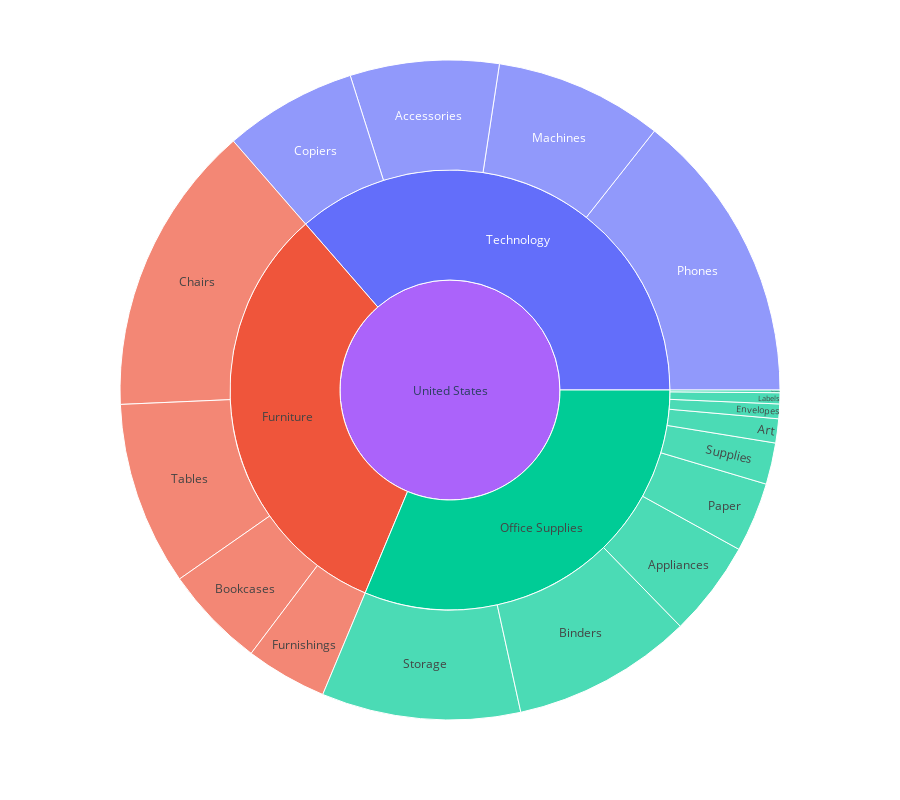

Notebook code cell kept with this figure:
### Markdown cell above
### Here we observe the profit of the losses with respect ot each of the sub categories

we observe that Table, Bookcases and Fasteneers are in loss wheres the Coplers sub category has the highes amount of profit

### Code cell
fig=px.sunburst(df,path=['Country','Category','Sub-Category'],values='Sales',color='Category',hover_data=['Sales','Quantity','Profit'])
fig.update_layout(height=800)
fig.show()

### Figure 1 — Plotly figure (JSON) as saved in the notebook; plotly's stock layout.template omitted (floating-point values rounded to 4 significant figures)
{"data": [{"branchvalues": "total", "customdata": [[167400.0, "(?)", "(?)", "Technology"], [328400.0, "(?)", "(?)", "Furniture"], [203400.0, "(?)", "(?)", "Office Supplies"], [12490.0, "(?)", "(?)", "Office Supplies"], [107500.0, "(?)", "(?)", "Office Supplies"], [114900.0, "(?)", "(?)", "Furniture"], [719000.0, "(?)", "(?)", "Office Supplies"], [742000.0, "(?)", "(?)", "Furniture"], [207000.0, "(?)", "(?)", "Furniture"], [46670.0, "(?)", "(?)", "Office Supplies"], [223800.0, "(?)", "(?)", "Office Supplies"], [330000.0, "(?)", "(?)", "Technology"], [78480.0, "(?)", "(?)", "Office Supplies"], [91710.0, "(?)", "(?)", "Furniture"], [3024.0, "(?)", "(?)", "Office Supplies"], [149500.0, "(?)", "(?)", "Technology"], [27120.0, "(?)", "(?)", "Office Supplies"], [2297000.0, "(?)", "(?)", "(?)"], [189200.0, "(?)", "(?)", "Technology"], [836200.0, "(?)", "(?)", "Technology"], [16480.0, "(?)", "(?)", "Office Supplies"]], "domain": {"x": [0, 1], "y": [0, 1]}, "hovertemplate": "labels=%{label}<br>Sales=%{customdata[0]}<br>parent=%{parent}<br>id=%{id}<br>Quantity=%{customdata[1]}<br>Profit=%{customdata[2]}<br>Category=%{customdata[3]}<extra></extra>", "ids": ["United States/Technology/Accessories", "United States/Furniture/Chairs", "United States/Office Supplies/Binders", "United States/Office Supplies/Labels", "United States/Office Supplies/Appliances", "United States/Furniture/Bookcases", "United States/Office Supplies", "United States/Furniture", "United States/Furniture/Tables", "United States/Office Supplies/Supplies", "United States/Office Supplies/Storage", "United States/Technology/Phones", "United States/Office Supplies/Paper", "United States/Furniture/Furnishings", "United States/Office Supplies/Fasteners", "United States/Technology/Copiers", "United States/Office Supplies/Art", "United States", "United States/Technology/Machines", "United States/Technology", "United States/Office Supplies/Envelopes"], "labels": ["Accessories", "Chairs", "Binders", "Labels", "Appliances", "Bookcases", "Office Supplies", "Furniture", "Tables", "Supplies", "Storage", "Phones", "Paper", "Furnishings", "Fasteners", "Copiers", "Art", "United States", "Machines", "Technology", "Envelopes"], "marker": {"colors": ["#636efa", "#EF553B", "#00cc96", "#00cc96", "#00cc96", "#EF553B", "#00cc96", "#EF553B", "#EF553B", "#00cc96", "#00cc96", "#636efa", "#00cc96", "#EF553B", "#00cc96", "#636efa", "#00cc96", "#ab63fa", "#636efa", "#636efa", "#00cc96"]}, "name": "", "parents": ["United States/Technology", "United States/Furniture", "United States/Office Supplies", "United States/Office Supplies", "United States/Office Supplies", "United States/Furniture", "United States", "United States", "United States/Furniture", "United States/Office Supplies", "United States/Office Supplies", "United States/Technology", "United States/Office Supplies", "United States/Furniture", "United States/Office Supplies", "United States/Technology", "United States/Office Supplies", "", "United States/Technology", "United States", "United States/Office Supplies"], "type": "sunburst", "values": [167400.0, 328400.0, 203400.0, 12490.0, 107500.0, 114900.0, 719000.0, 742000.0, 207000.0, 46670.0, 223800.0, 330000.0, 78480.0, 91710.0, 3024.0, 149500.0, 27120.0, 2297000.0, 189200.0, 836200.0, 16480.0]}], "layout": {"height": 800, "legend": {"tracegroupgap": 0}, "margin": {"t": 60}}}
